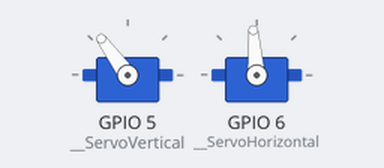
A program run on a simulated Raspberry Pi (BCM pin numbers). Parts: 2 × servo. Servo angles are drawn from the pulse width (0.5 ms = 0°, 2.5 ms = 180°); threads take turns every 2 ms; the clock reads 2024-03-15 10:24:30 at power-on unless the program sets it; what the program prints to the terminal is not drawn.

Above: at 0.05 s.
Timing chart, 0 to 3.0 s (numbered marks = the images above):
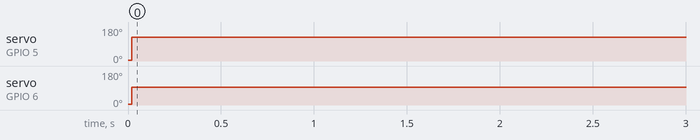

Measured:
- by itself, servo on GPIO 5 (__ServoVertical): alternates 127° for 0.55 s and 126° for 0.55 s
- by itself, servo on GPIO 6 (__ServoHorizontal): alternates 95° for 0.55 s and 94° for 0.55 s

The program:

gpio_controller.py
```python
from gpiozero import AngularServo
from enum import Enum
from threading import Thread
import time

# TODO: Add the ability to toggle laser diode

class Direction(Enum):
    Positive=1
    Negative=-1
    NA=0

class LaserSystem:
    def __init__(self):
        self.__ServoVertical = AngularServo(5, min_angle=0, max_angle=180, min_pulse_width=.000553, max_pulse_width=.002425, frame_width=.02)
        self.__ServoHorizontal = AngularServo(6, min_angle=0, max_angle=180, min_pulse_width=.000553, max_pulse_width=.002425, frame_width=.02)
        self.__last_known_vert_loc = 0
        self.__last_known_hori_loc = 0
        #self.default_position()
        self.__ServoVertical.angle = None
        self.__ServoHorizontal.angle = None
        # initialize laser diode

    def set_angle(self, servo, servo_direction, angle):
        """ Used for internally setting the servos angle variable and waiting for the positioning to complete """

        if servo_direction == "vertical" and self.__last_known_vert_loc != angle:
            move_degree = abs(self.__last_known_vert_loc - angle)
            servo.angle = angle
            self.__last_known_vert_loc = angle
        elif servo_direction == "horizontal" and self.__last_known_hori_loc != angle:
            move_degree = abs(self.__last_known_hori_loc - angle)
            servo.angle = angle
            self.__last_known_hori_loc = angle
        else:
            return

        time_to_move = (move_degree * .25) / 60
        print(f"{time_to_move} sec")
        time.sleep(.3)
        servo.angle = None

    def set_position(self, HorizontalAngle, VerticalAngle):
        """ Used for externally changing the position of the servos """
        thread1 = Thread(target=self.set_angle, args=(self.__ServoVertical, "vertical", VerticalAngle))
        thread2 = Thread(target=self.set_angle, args=(self.__ServoHorizontal, "horizontal", HorizontalAngle))
        thread1.start()
        thread2.start()

        thread1.join()
        thread2.join()

    def move_servo_position(self, x_dir=Direction.NA, y_dir=Direction.NA, sensitivity=1):
        """ Smooth locomotion of the servos, preferably through arrow keys or buttons """
        # x_dir and y_dir should be set to -1, 0 , 1 depending on their direction
        if (
            self.__last_known_hori_loc + x_dir.value * .01 * sensitivity >= self.__ServoHorizontal.min_angle
            and self.__last_known_hori_loc + x_dir.value * .01 * sensitivity <= self.__ServoHorizontal.max_angle
            and self.__last_known_vert_loc + y_dir.value * .01 * sensitivity >= self.__ServoVertical.min_angle
            and self.__last_known_vert_loc + y_dir.value * .01 * sensitivity <= self.__ServoVertical.max_angle
           ):
            x_pos = self.__last_known_hori_loc + x_dir.value * .01 * sensitivity

            y_pos = self.__last_known_vert_loc + y_dir.value * .01 * sensitivity
            print(f"{x_pos}, {y_pos}")
            self.set_position(x_pos, y_pos)
            # self.__ServoHorizontal.angle = x_pos
            # self.__ServoVertical.angle = y_pos

            #print(self.get_angle())

    def get_target_position(self):
        """ Functionally the same as get_angle, returns the set positions of the servos in a list """
        return [self.__ServoHorizontal.angle, self.__ServoVertical.angle]

    def get_angle(self):
        """ Functionally the same as get_target_position, returns the set positions of the servos in a list """
        return [self.__last_known_hori_loc, self.__last_known_vert_loc]

    def default_position(self):
        """ Sets the servos to a default position at 90, 90, which should point straight down."""
        self.set_position(90, 90)
        # Turn off laser diode

    def left_button_click(self):
        self.move_servo_position(x_dir=Direction.Negative, y_dir=Direction.NA, sensitivity=100)

    def right_button_click(self):
        self.move_servo_position(x_dir=Direction.Positive, y_dir=Direction.NA, sensitivity=100)

    def up_button_click(self):
        self.move_servo_position(x_dir=Direction.NA, y_dir=Direction.Positive, sensitivity=100)

    def down_button_click(self):
        self.move_servo_position(x_dir=Direction.NA, y_dir=Direction.Negative, sensitivity=100)


if __name__ == '__main__':
    start = time.time()

    Pointer = LaserSystem()

    # for i in range(0, 51):
    #     Pointer.set_position(0, 0)
    #     Pointer.set_position(90, 90)


    #Pointer.default_position()
    while(True):
        Pointer.set_position(95,130)
        time.sleep(.25)
        Pointer.set_position(96,131)
        time.sleep(.25)

    end = time.time()
    print(f"time elapsed: {end - start}")
```
